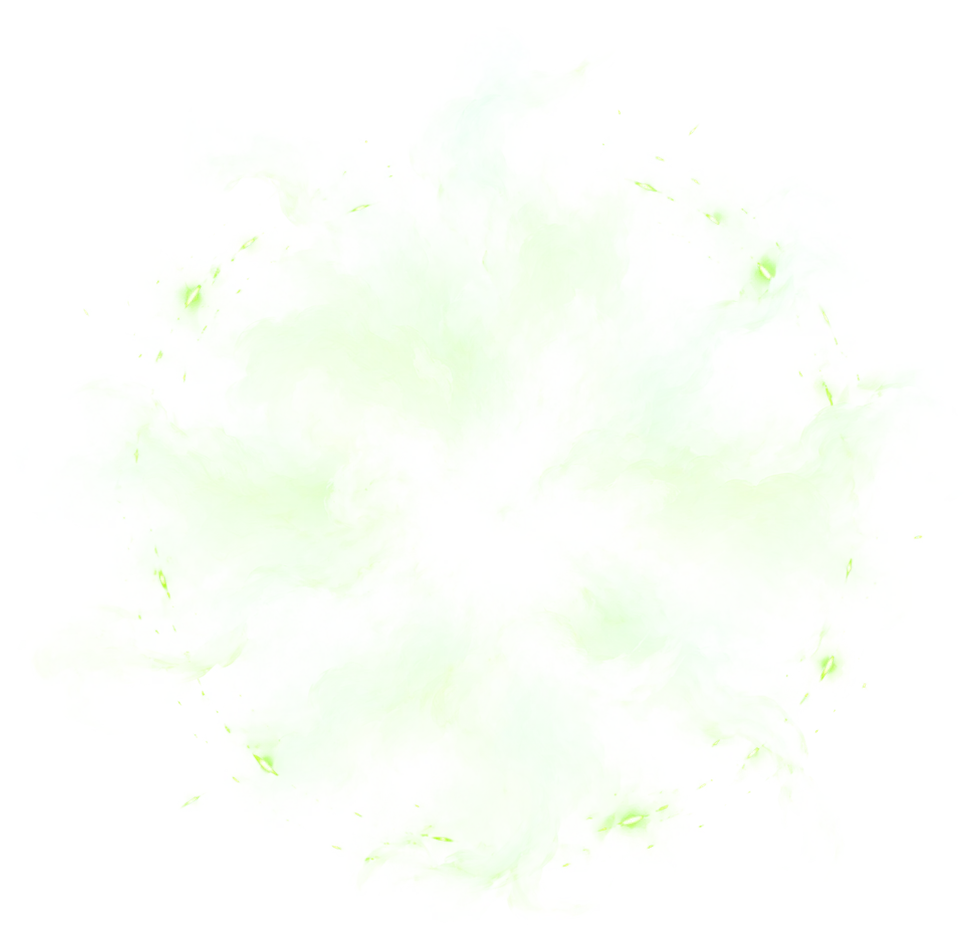
#> input picture assets/vfx/ambush-burst.webp, 975 x 934 px
$ python -i vfx_process.py   (imports and definitions only)
#> lines starting #> are read from the running program, lines starting #| are printed output that depends on the picture
#!/usr/bin/env python3
"""Process Elliott's generated VFX images into assets/vfx/.

Usage: python3 tools/vfx_process.py <id>=<source.png>[:solid] [...]
  :white marks a solid object on a white or fake-checkerboard background (cut out by removing the background).
  :solid marks a solid object painted on black (cut out opaque, not turned into glow).
  :grey marks a shape painted on a plain mid-grey background (cut out by removing the grey).
  :noise marks a greyscale noise texture: kept opaque, levels stretched to the full range,
    and the edges cross-faded with a half-offset copy so it tiles seamlessly.
  :grid=RxC splits an atlas by an even grid of R rows and C columns, for pieces with loose droplets or sparks.
- Images on a black background become transparent: brightness is used as alpha,
  and colour is un-premultiplied, so they work with normal and additive blending.
- Images that already have transparency are kept as they are.
- Each texture is scaled to at most 1024 px on its longest side and saved as WebP.
- Atlases (ids ending in -atlas) are split into frames by finding each separate piece;
  frame rectangles go into assets/vfx/manifest.json.
Needs Pillow and NumPy (dev tool only; the game itself has no dependencies).
"""
import sys, json, os
import numpy as np
from PIL import Image
ROOT = os.path.dirname(os.path.dirname(os.path.abspath(__file__)))
OUT = os.path.join(ROOT, 'assets', 'vfx')
MAN = os.path.join(OUT, 'manifest.json')

def to_rgba(im, mode=''):
    if mode == 'white':
        # a solid object on a white (or fake-checkerboard) background: remove the
        # near-white region connected to the image border, keep everything else
        from scipy import ndimage
        rgb = np.asarray(im.convert('RGB')).astype(np.float32)
        near = rgb.min(axis=2) > 225
        lab, _ = ndimage.label(near)
        edge = set(np.unique(np.concatenate([lab[0], lab[-1], lab[:, 0], lab[:, -1]]))) - {0}
        bg = np.isin(lab, list(edge))
        bg = ndimage.binary_opening(bg, iterations=1)
        fg = ~bg
        flab, n = ndimage.label(fg)
        if n:
            sizes = ndimage.sum(fg, flab, range(1, n + 1))
            keep = np.isin(flab, [i + 1 for i, v in enumerate(sizes) if v >= 2000])
            fg = keep
        a = fg.astype(np.float32)
        a = ndimage.gaussian_filter(a, 0.8)
        return np.dstack([rgb, a * 255.0]), 'alpha'
    if mode == 'grey':
        # a shape painted on a plain mid-grey background: alpha from the distance to that grey,
        # with the grey region connected to the border removed outright
        from scipy import ndimage
        rgb = np.asarray(im.convert('RGB')).astype(np.float32)
        bgc = np.median(np.concatenate([rgb[:8].reshape(-1, 3), rgb[-8:].reshape(-1, 3), rgb[:, :8].reshape(-1, 3), rgb[:, -8:].reshape(-1, 3)]), axis=0)
        d = np.sqrt(((rgb - bgc) ** 2).sum(axis=2))
        a = np.clip((d - 10.0) / 45.0, 0, 1)
        a = ndimage.gaussian_filter(a, 0.7)
        return np.dstack([rgb, a * 255.0]), 'alpha'
    if mode == 'solid':
        # a solid object painted on black: opaque wherever it isn't near-black
        rgb = np.asarray(im.convert('RGB')).astype(np.float32)
        mx = rgb.max(axis=2)
        a = np.clip((mx - 10.0) / 70.0, 0, 1)
        return np.dstack([rgb, a * 255.0]), 'alpha'
    if im.mode == 'RGBA':
        a = np.asarray(im)[..., 3]
        if a.min() < 250:
            return np.asarray(im).astype(np.float32), 'alpha'
        im = im.convert('RGB')
    rgb = np.asarray(im.convert('RGB')).astype(np.float32)
    mx = rgb.max(axis=2)
    a = np.clip((mx - 6.0) / 249.0, 0, 1)
    safe = np.maximum(a, 1e-3)[..., None]
    col = np.clip(rgb / 255.0 / safe, 0, 1) * 255.0
    col[a == 0] = 0
    out = np.dstack([col, a * 255.0])
    return out, 'light'

# [100 lines left out: functions make_noise, frames, grid_frames, main, not called in this run]

# [2 lines not run here, left out]

>>> from PIL import Image
>>> picture = Image.open('../assets/vfx/ambush-burst.webp')
#> picture is the input picture: PIL image 975x934 RGBA; mean R, G, B, A 150.5, 164.1, 140, 24.6
>>> result = to_rgba(picture)
#> in to_rgba, `a = np.asarray(im)[..., 3]`:
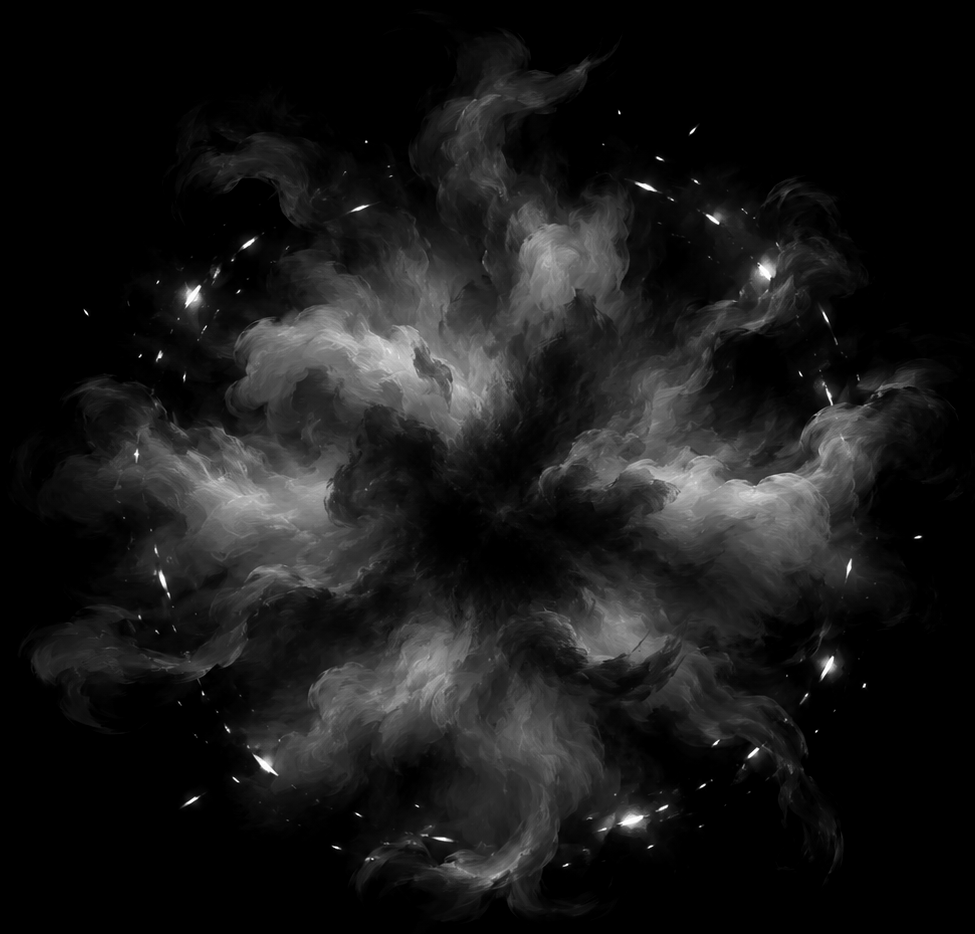
#> a: shape (934, 975); min 0, max 255, mean 24.6

$ run again, on assets/vfx/crown-of-light.webp
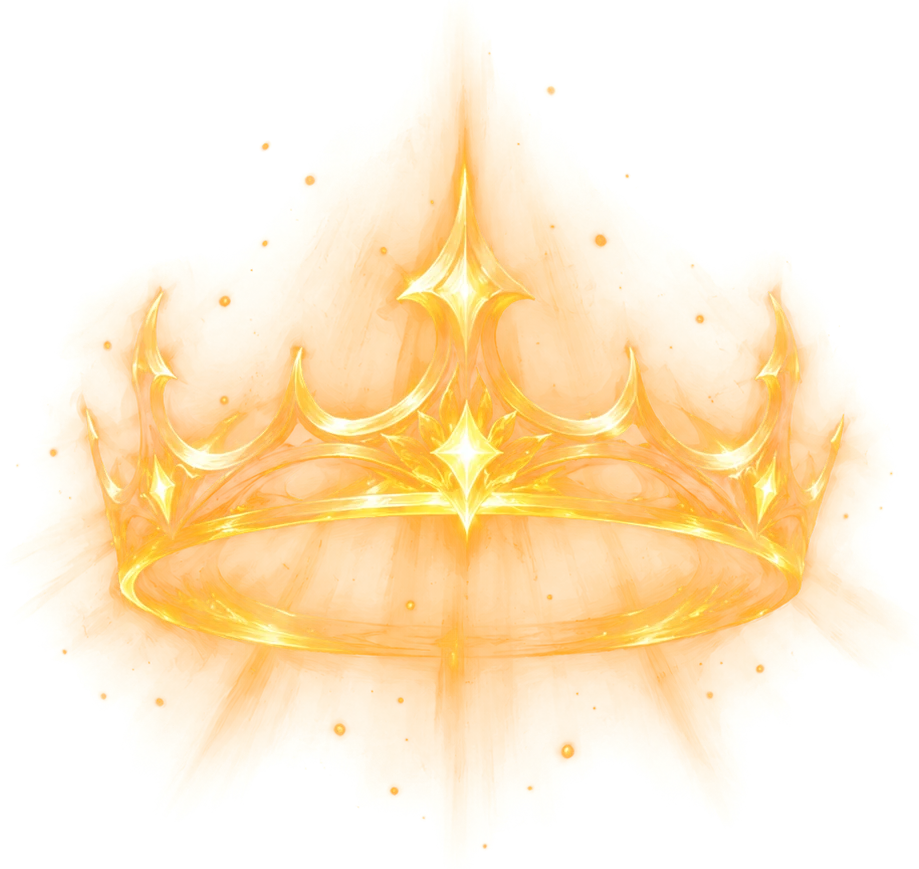
#> input picture assets/vfx/crown-of-light.webp, 919 x 869 px
#> picture is the input picture: PIL image 919x869 RGBA; mean R, G, B, A 157.5, 113.6, 29.5, 62.1
#> in to_rgba, `a = np.asarray(im)[..., 3]`:
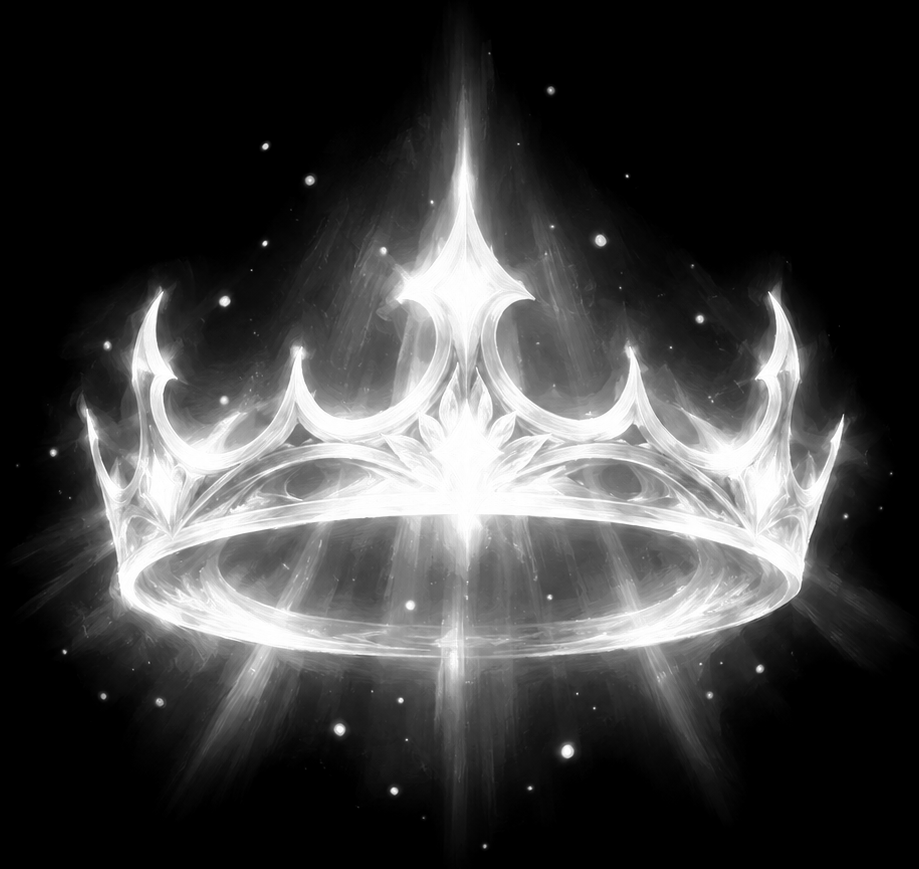
#> a: shape (869, 919); min 0, max 255, mean 62.1

$ run again, on assets/vfx/ember-storm.webp
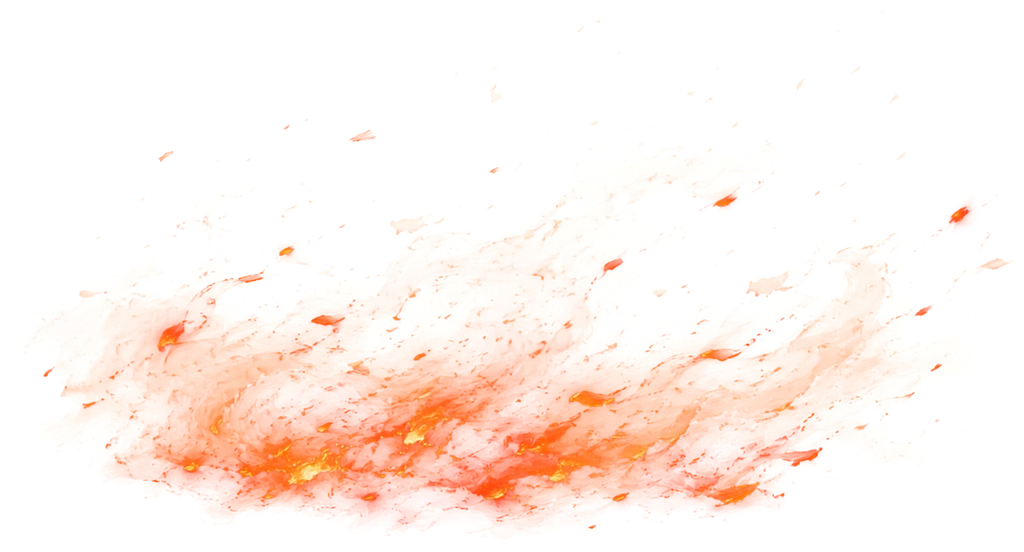
#> input picture assets/vfx/ember-storm.webp, 1024 x 552 px
#> picture is the input picture: PIL image 1024x552 RGBA; mean R, G, B, A 126.9, 90, 65.5, 25.2
#> in to_rgba, `a = np.asarray(im)[..., 3]`:
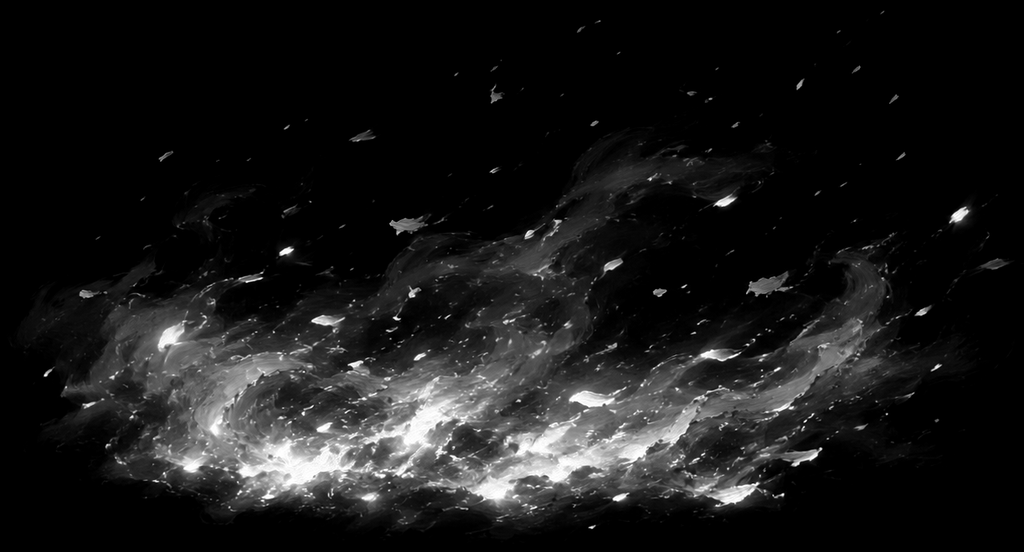
#> a: shape (552, 1024); min 0, max 255, mean 25.2

$ run again, on assets/vfx/firestorm-ring.webp
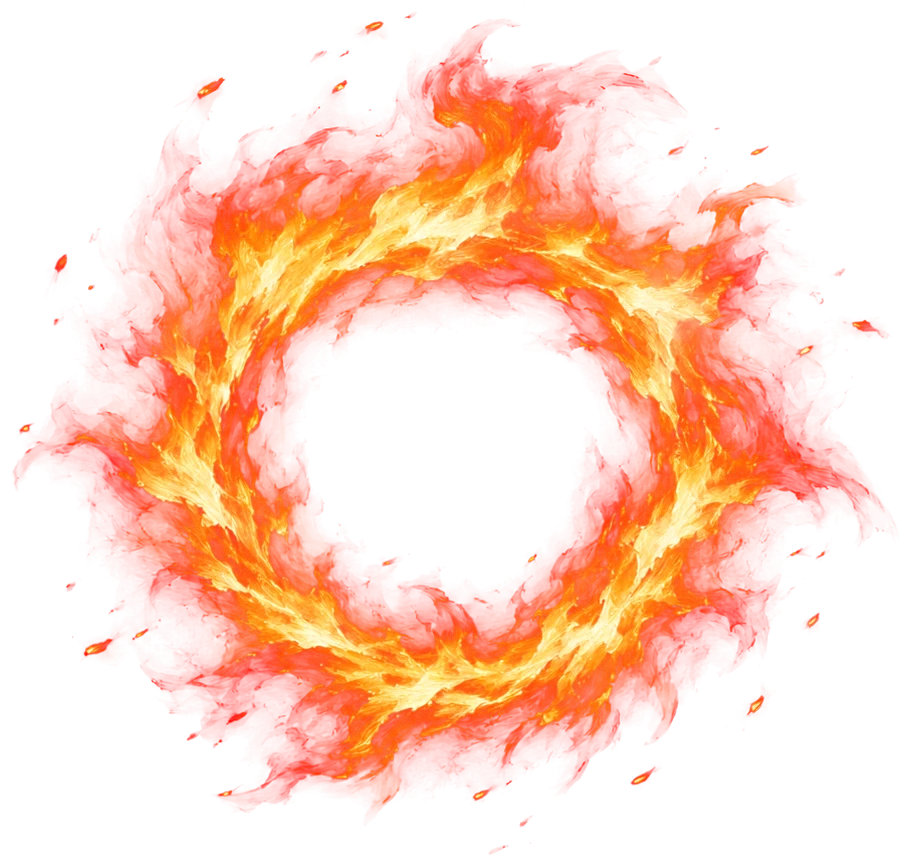
#> input picture assets/vfx/firestorm-ring.webp, 910 x 867 px
#> picture is the input picture: PIL image 910x867 RGBA; mean R, G, B, A 137.8, 40.7, 17.8, 67
#> in to_rgba, `a = np.asarray(im)[..., 3]`:
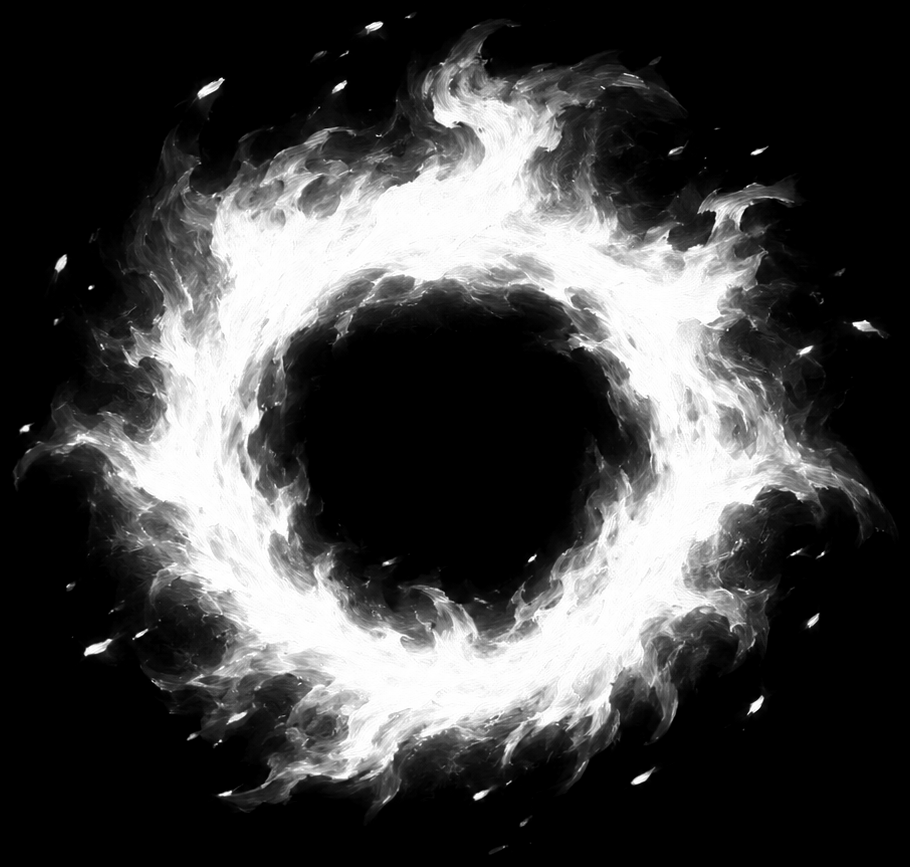
#> a: shape (867, 910); min 0, max 255, mean 67
